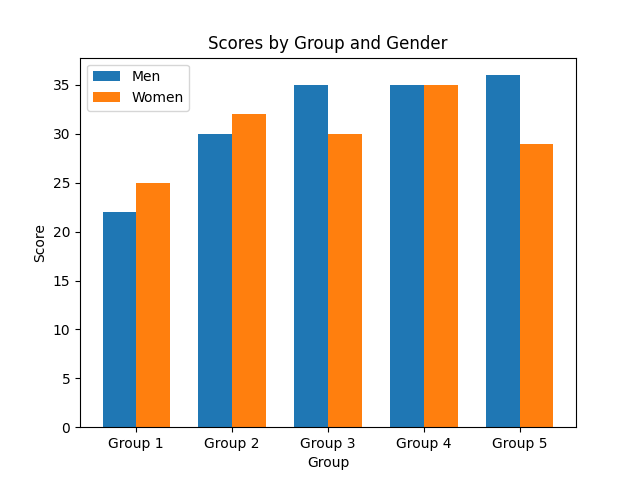

Python code for this plot:
import matplotlib.pyplot as plt
import numpy as np
from matplotlib.pyplot import legend

groups = ['Group 1','Group 2','Group 3','Group 4','Group 5']
men_scores = [22,30,35,35,36]
women_scores = [25,32,30,35,29]
x=np.arange(len(groups))
width=0.35
fig, ax = plt.subplots()
bars1 = ax.bar(x - width/2, men_scores,width,label='Men')
bars2=ax.bar(x + width/2,women_scores,width,label='Women')
ax.set_xlabel('Group')
ax.set_ylabel('Score')
ax.set_title('Scores by Group and Gender')
ax.set_xticks(x)
ax.set_xticklabels(groups)
ax.legend()
plt.savefig('women.png')

